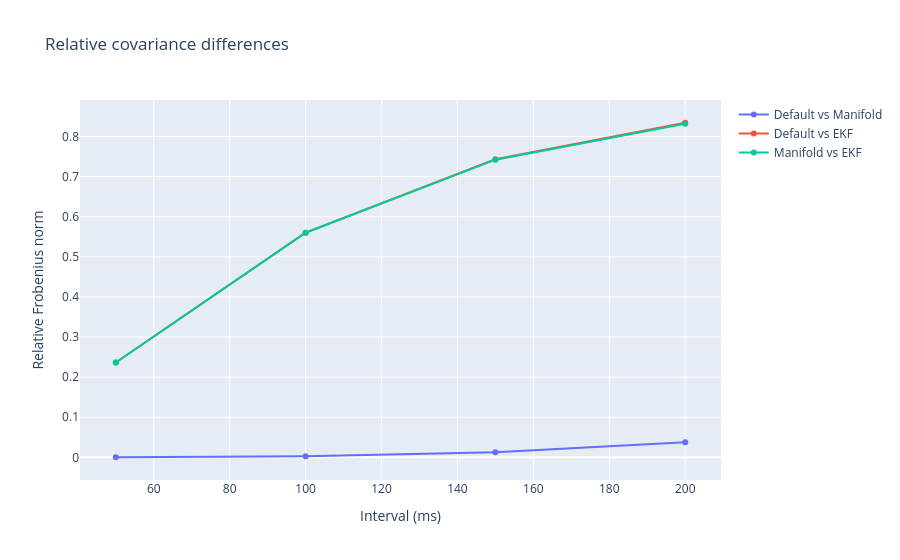

Write notebook code for a chart like this one.
### Markdown cell above
### Covariance consistency metrics

### Code cell
fig = go.Figure()
fig.add_scatter(
    x=interval_ms,
    y=[r["rel_cov_default_vs_manifold"] for r in results],
    mode="lines+markers",
    name="Default vs Manifold",
)
fig.add_scatter(
    x=interval_ms,
    y=[r["rel_cov_default_vs_ekf"] for r in results],
    mode="lines+markers",
    name="Default vs EKF",
)
fig.add_scatter(
    x=interval_ms,
    y=[r["rel_cov_manifold_vs_ekf"] for r in results],
    mode="lines+markers",
    name="Manifold vs EKF",
)
fig.update_layout(
    title="Relative covariance differences",
    xaxis_title="Interval (ms)",
    yaxis_title="Relative Frobenius norm",
)
fig.show()

### Figure 1 — Plotly figure (JSON) as saved in the notebook; plotly's stock layout.template omitted (floating-point values rounded to 4 significant figures)
{"data": [{"mode": "lines+markers", "name": "Default vs Manifold", "type": "scatter", "x": [50, 100, 150, 200], "y": [0.0001335, 0.002459, 0.01254, 0.03785]}, {"mode": "lines+markers", "name": "Default vs EKF", "type": "scatter", "x": [50, 100, 150, 200], "y": [0.2365, 0.5603, 0.7433, 0.8344]}, {"mode": "lines+markers", "name": "Manifold vs EKF", "type": "scatter", "x": [50, 100, 150, 200], "y": [0.2365, 0.5601, 0.7423, 0.8318]}], "layout": {"title": {"text": "Relative covariance differences"}, "xaxis": {"title": {"text": "Interval (ms)"}}, "yaxis": {"title": {"text": "Relative Frobenius norm"}}}}
